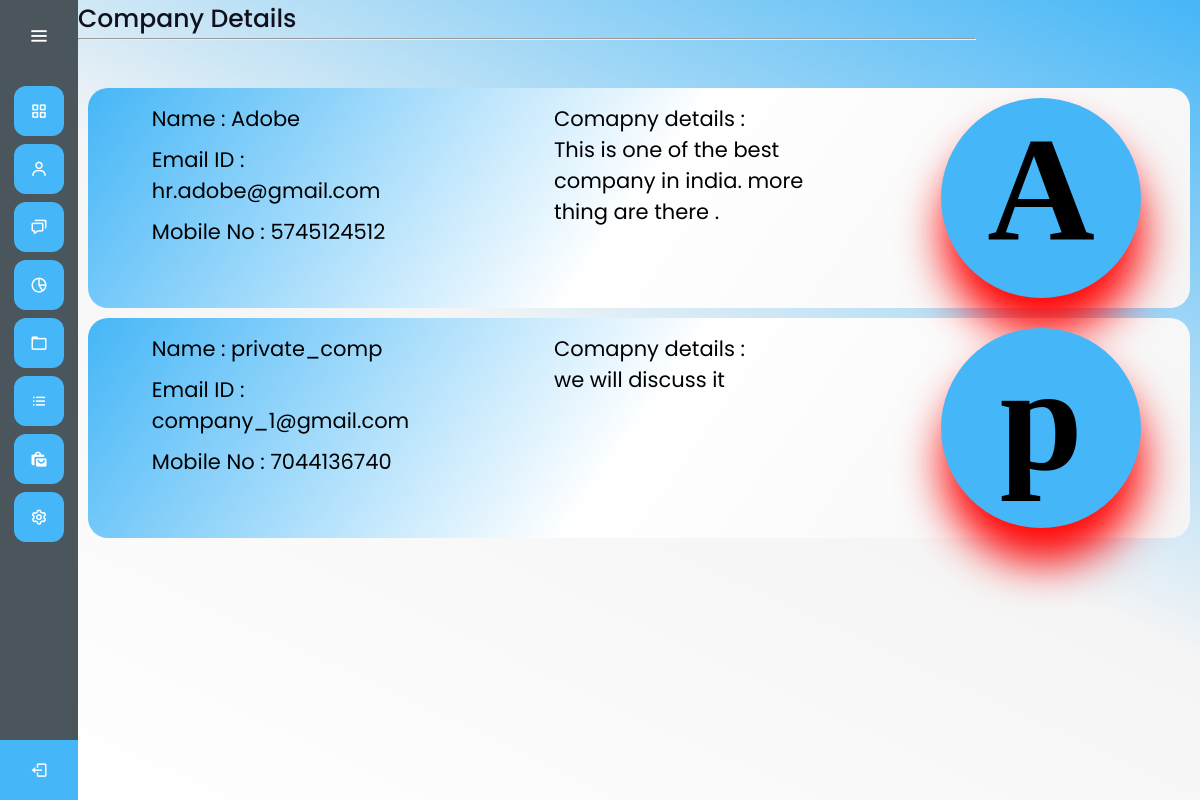
The app's page /placement_rep/comp_deatils.php with its own data.
### tables this page shows
CREATE TABLE `company` (
  `cmp_id` int(11) NOT NULL,
  `cmp_name` varchar(50) NOT NULL,
  `details` varchar(1000) DEFAULT NULL,
  `contactNo` bigint(10) NOT NULL,
  `email` varchar(50) NOT NULL
);

### placement_rep/comp_deatils.php (the view, shortened to what this page needs)
<?php
require_once '../connect.php';
?>
 <!DOCTYPE html>
<html>
<head>
  <link href='https://unpkg.com/boxicons@2.0.7/css/boxicons.min.css' rel='stylesheet'>
</head>
<body>
 <div class="sidebar">
    <div class="logo-details">
        <i class='bx bx-menu' id="btn" ></i>
    </div>
    <ul class="nav-list">
      <li>
        <a href="pr_dashboard.php">
          <i class='bx bx-grid-alt'></i>
        </a>
      </li>
      <li>
       <a href="pr_update.php">
         <i class='bx bx-user' ></i>
       </a>
     </li>
     <li>
       <a href="#">
         <i class='bx bx-chat' ></i>
       </a>
     </li>
     <li>
       <a href="student_details.php">
         <i class='bx bx-pie-chart-alt-2' ></i>
       </a>
     </li>
     <li>
       <a href="comp_deatils.php">
         <i class='bx bx-folder' ></i>
       </a>
     </li>
     <li>
       <a href="pr_details.php">
         <i class='bx bx-list-ul'></i>
       </a>
     </li>
     <li>
       <a href="#">
         <i class='bx bxs-shopping-bags'></i>
       </a>
     </li>
     <li>
       <a href="#">
         <i class='bx bx-cog' ></i>
       </a>
     </li>
     <li class="profile">
         <div class="profile-details">
           <div class="name_job">
             <div class="job">placemnet rep</div>
           </div>
         </div><a href="../log_out.php">
         <i class='bx bx-log-out' id="log_out" ></i></a>
     </li>
    </ul>
  </div>
<section class="home-section">
  <div class="text"> Company Details <hr> <br></div>
 <?php
try{
$stm5 = $conn->query("SELECT * FROM setplacement.company ");
            if($stm5->rowcount() > 0){
                while($row = $stm5->fetch()){
                echo " <div class='full_profile'>";
                  $name=$row['cmp_name'];
                  echo "<div class='left_part'>";
                  echo "<div class='from_get'>Name : ".$row['cmp_name']."</div>";
                  echo "<div class='from_get'>Email ID : ".$row['email']."</div>";
                  echo "<div class='from_get'>Mobile No : ".$row['contactNo']."</div>";
                  echo "</div>";
                  echo "<div class='right_part'> ";
                  echo "<div class='from_get details'>Comapny details : <br>".$row['details']."</div>";
                  echo "</div>";
                  echo "<div class='profile_icon'>$name[0]</div>";
                  echo "</div>";
                }
            }else{
                echo "No Entries there";
            }
        }catch(Exception $err){
            echo $err->getMessage();
        }
  ?>
</section>
</body>
</html>

### placement_rep/comp_deatils.php (style rules this page uses)
:root { --background:#45b6f7; --header:#4a555c; --footer: #131521; --head_font_color: white; --foot_font_color: whitesmoke; }
* { margin: 0; padding: 0; box-sizing: border-box; font-family: "Poppins" , sans-serif; }
html { background-image: linear-gradient(15deg,white,var(--background)); width: 100%; background-repeat: no-repeat; }
.sidebar { position: fixed; left: 0; top: 0; height: 100%; width: 78px; background: var(--header); padding: 6px 14px; z-index: 99; transition: all 0.5s ease; }
.sidebar .logo-details { height: 60px; display: flex; align-items: center; position: relative; }
.sidebar .logo-details #btn { position: absolute; top: 50%; right: 0; transform: translateY(-50%); font-size: 29px; transition: all 0.4s ease; font-size: 23px; text-align: center; cursor: pointer; transition: all 0.5s ease; }
.sidebar i { color: var(--head_font_color); height: 60px; min-width: 50px; font-size: 28px; text-align: center; line-height: 60px; }
.sidebar .nav-list { margin-top: 20px; height: 100%; }
.sidebar li { position: relative; margin: 8px 0; list-style: none; }
.sidebar li a { display: flex; height: 100%; width: 100%; border-radius: 12px; align-items: center; text-decoration: none; transition: all 0.4s ease; background: var(--background); }
.sidebar li i { height: 50px; line-height: 50px; font-size: 18px; border-radius: 12px; }
.sidebar li.profile { position: fixed; height: 60px; width: 78px; left: 0; bottom: -8px; padding: 10px 14px; background: var(--background); transition: all 0.5s ease; overflow: hidden; }
.sidebar li .profile-details { display: flex; align-items: center; flex-wrap: nowrap; }
.sidebar li.profile .name, .sidebar li.profile .job { font-size: 15px; font-weight: 400; color: var(--head_font_color); white-space: nowrap; }
.sidebar li.profile .job { font-size: 12px; }
.sidebar .profile #log_out { position: absolute; top: 50%; right: 0; transform: translateY(-50%); background: var(--background); width: 100%; height: 60px; line-height: 60px; border-radius: 0px; transition: all 0.5s ease; }
.home-section { position: relative; background-image: linear-gradient(25deg, white,whitesmoke,var(--background)); min-height: 100vh; top: 0; left: 78px; width: calc(100% - 78px); transition: all 0.5s ease; z-index: 2; }
.home-section .text { width:80%; display: inline-block; color: #11101d; font-size: 25px; font-weight: 500; margin: auto; }
.profile_icon { width: 200px; height: 200px; background-color: var(--background); font-size: 149px; padding: 5px; text-align: center; border-radius: 50%; font-weight: bolder; font-family: times; box-shadow: 2px 35px 45px red; }
.full_profile { display: flex; background-image: linear-gradient(125deg,var(--background),white,whitesmoke) ; justify-content: space-around; margin: 10px; padding: 10px; border-radius: 20px; }
.full_profile .from_get { padding: 5px 15px; font-size: 21px; }
.left_part { width: 30%; }
.right_part { width: 30%; }

### records on screen
company: cmp_name "Adobe", email "hr.adobe@gmail.com", contactNo "5745124512", details "This is one of the best company in india. more thing are there .", cmp_name "A"
company: cmp_name "private_comp", email "company_1@gmail.com", contactNo "7044136740", details "we will discuss it", cmp_name "p"
